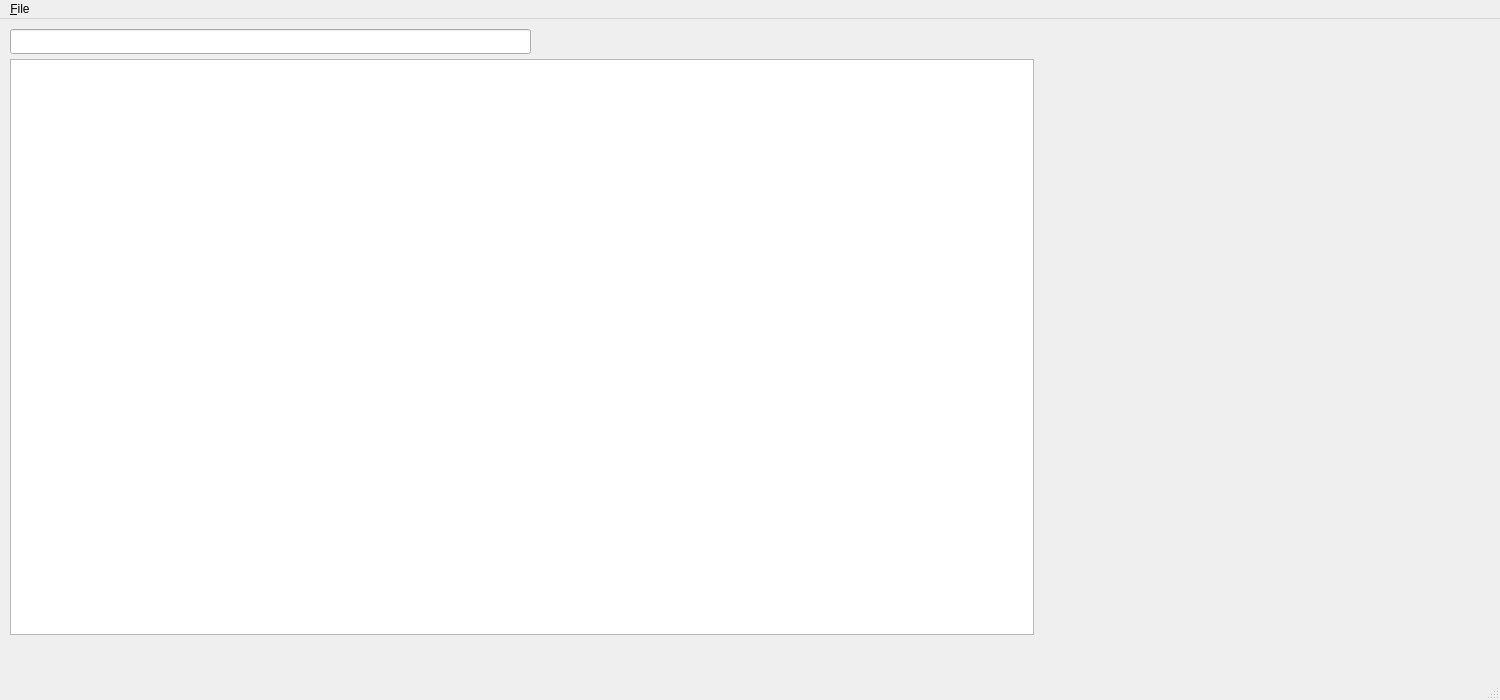
<?xml version="1.0" encoding="UTF-8"?>
<ui version="4.0">
 <class>MainWindow</class>
 <widget class="QMainWindow" name="MainWindow">
  <property name="geometry">
   <rect>
    <x>0</x>
    <y>0</y>
    <width>1500</width>
    <height>700</height>
   </rect>
  </property>
  <property name="windowTitle">
   <string>MainWindow</string>
  </property>
  <widget class="QWidget" name="centralwidget">
   <widget class="QGraphicsView" name="graphicsView">
    <property name="geometry">
     <rect>
      <x>10</x>
      <y>40</y>
      <width>1024</width>
      <height>576</height>
     </rect>
    </property>
   </widget>
   <widget class="QLineEdit" name="le1">
    <property name="geometry">
     <rect>
      <x>10</x>
      <y>10</y>
      <width>521</width>
      <height>25</height>
     </rect>
    </property>
   </widget>
  </widget>
  <widget class="QMenuBar" name="menubar">
   <property name="geometry">
    <rect>
     <x>0</x>
     <y>0</y>
     <width>1500</width>
     <height>22</height>
    </rect>
   </property>
   <widget class="QMenu" name="menu_File">
    <property name="title">
     <string>&amp;File</string>
    </property>
    <addaction name="action_Open"/>
    <addaction name="action_Exit"/>
   </widget>
   <addaction name="menu_File"/>
  </widget>
  <widget class="QStatusBar" name="statusbar"/>
  <action name="action_Open">
   <property name="text">
    <string>&amp;Open</string>
   </property>
  </action>
  <action name="action_Exit">
   <property name="text">
    <string>E&amp;xit</string>
   </property>
  </action>
 </widget>
 <resources/>
 <connections/>
</ui>
